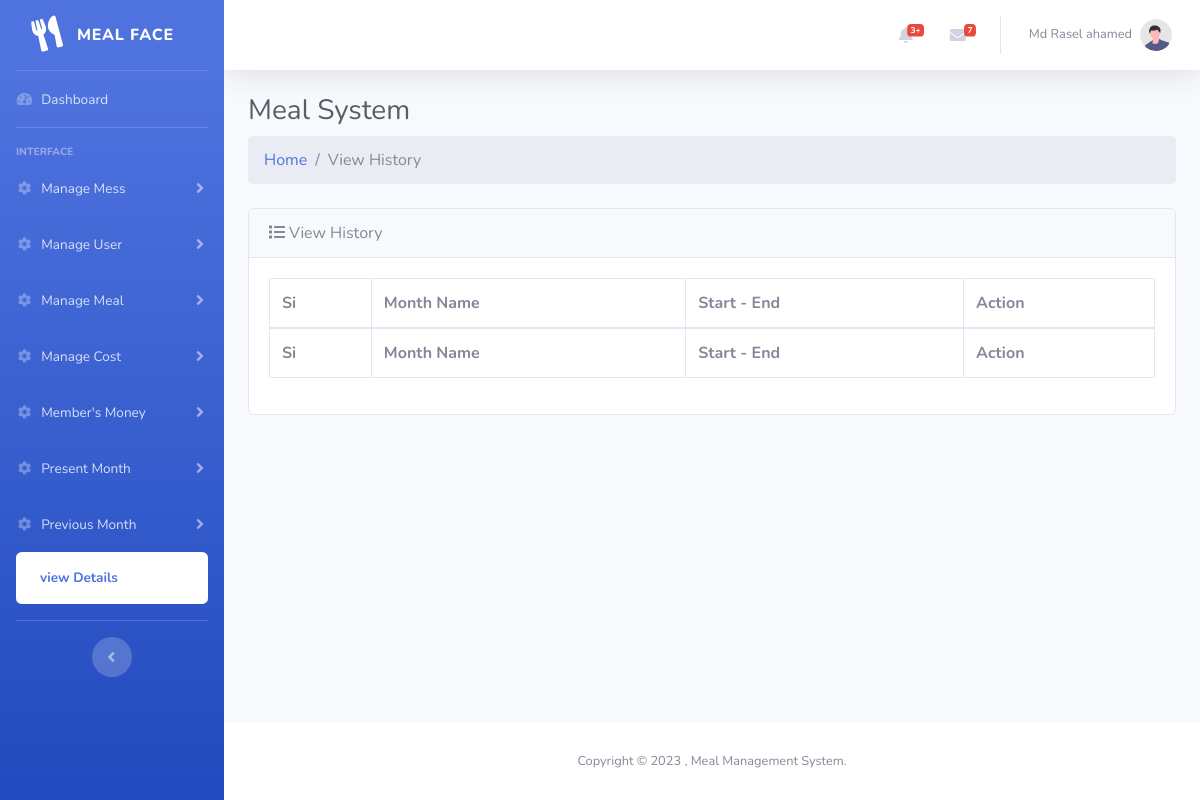
/backend/prev-month-detalis.php (signed in), run on an earlier commit of the app's database.
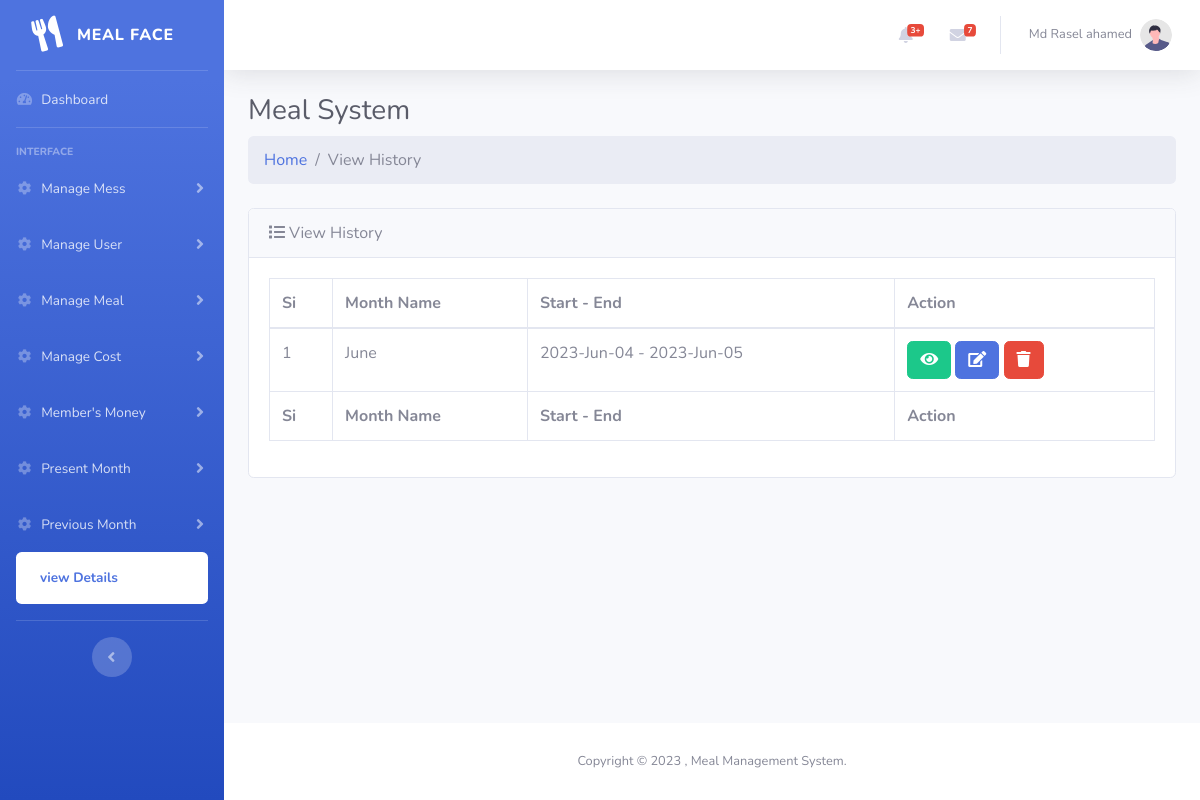
And on a later commit of the database.
### tables this page shows
CREATE TABLE `month_details` (
  `month_id` int(11) NOT NULL,
  `mess_id` int(11) DEFAULT NULL,
  `month_name` varchar(255) DEFAULT NULL,
  `start_date` date DEFAULT NULL,
  `end_date` date DEFAULT NULL,
  `status` int(11) DEFAULT 0 COMMENT 'complete = 1',
  `created_by` int(11) DEFAULT NULL,
  `created_at` datetime NOT NULL DEFAULT current_timestamp()
);

### backend/controller/main.php (called while the page is built, shortened)
<?php
    class Main{
        protected $host = "localhost";
        protected $user = "root";
        protected $pass = "";
        protected $db = "php_meal";
        protected $con;
        public function __construct(){
            if(!isset($this->con)){
                $this->con = new mysqli($this->host,$this->user,$this->pass,$this->db);
            }
            return $this->con;
        }
        public function getHistory($messId){
            $this->sql = "SELECT * FROM `month_details` WHERE `mess_id` =  '$messId' AND `status` = 1";
            $this->result = $this->con->query($this->sql);
            if($this->result == true){
                return $this->result;
            }else{
                return false;
            }
        }
    }
?>

### backend/prev-month-detalis.php (the view, shortened to what this page needs)
<?php
    include "inc/header.php";
    $obj = new Main();
    $messId = $_SESSION['mess_id'];
    $HistoryData = $obj->getHistory($messId);
    ?>
<div class="container-fluid">
    <div class="d-sm-flex align-items-center justify-content-between mb-2">
        <h3 class="h3 mb-0 text-gray-800">Meal System</h3>
    </div>
    <ol class="breadcrumb mb-4">
        <li class="breadcrumb-item"><a href="index.php">Home</a></li>
        <li class="breadcrumb-item active">View History</li>
    </ol>
    <div class="card mb-4">
        <div class="card-header d-flex justify-content-between align-items-center">
            <span><i class="fas fa-list mr-1"></i>View History</span>
        </div>
        <div class="card-body">
            <div class="table-responsive">
                <table class="table table-bordered" id="dataTable" width="100%" cellspacing="0">
                    <thead>
                        <tr>
                            <th>Si</th>
                            <th>Month Name</th>
                            <th>Start - End</th>
                            <th>Action</th>
                        </tr>
                    </thead>
                    <tfoot>
                        <tr>
                            <th>Si</th>
                            <th>Month Name</th>
                            <th>Start - End</th>
                            <th>Action</th>
                        </tr>
                    </tfoot>
                    <tbody>
                    <?php
                            if($HistoryData->num_rows>0){
                                $si = 1;
                                while($row = $HistoryData->fetch_object()){
                                    $sd = strtotime($row->start_date);
                                    $ed = strtotime($row->end_date);
                                    ?>
                        <tr>
                            <td><?php echo $si; ?></td>
                            <td class="text-capitalize"><?php if($row->month_name === null){echo "Not Set";}else{echo $row->month_name;} ?></td>
                            <td><?php echo date("Y-M-d", $sd); ?> - <?php echo date("Y-M-d", $ed); ?></td>
                            <td>
                                <a class="btn btn-success" href="view-report.php?month-id=<?php echo $row->month_id; ?>"><i class="fas fa-eye"></i></a>
                                <a class="btn btn-primary" href="edit-month.php?month-id=<?php echo $row->month_id; ?>"><i class="fas fa-edit"></i></a>
                                <a class="btn btn-danger" href="#"><i class="fas fa-trash"></i></a>
                            </td>
                        </tr>
                        <?php
                            $si++;
                                }
                            }
                        ?>
                    </tbody>
                </table>
            </div>
        </div>
    </div>
</div>
<?php include "inc/footer.php"; ?>

What changed in the data, as far as the page shows it:
now on this page (row edited): month_details: month_name "June", start_date "2023-Jun-04", end_date "2023-Jun-05"
